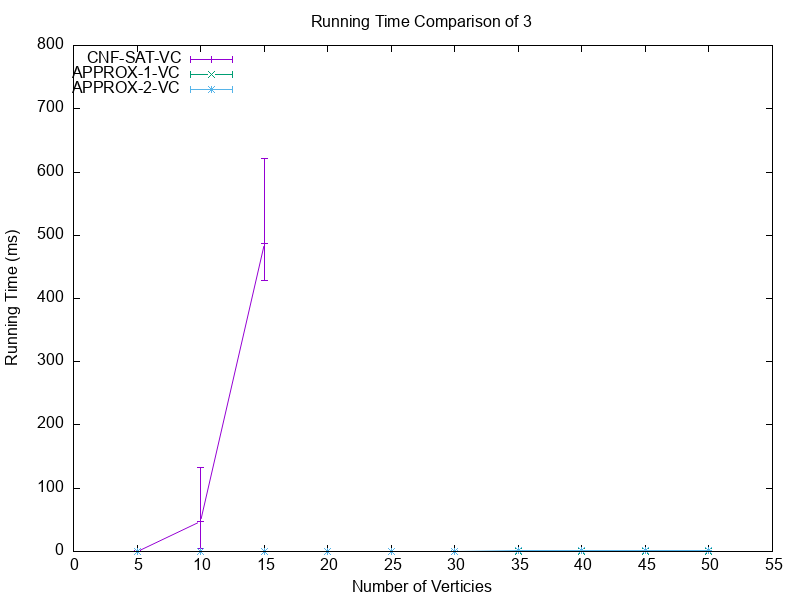

The script that saved this image:
set datafile separator ","
set xlabel "Number of Verticies"
set ylabel "Running Time (ms)" 
# set ylabel "Effective Ratio" 
set title "Running Time Comparison of 3"

# Set the range of the axes
set xrange [0:55]
set yrange [0:800]
set xtics 5
set ytics 100

# Define the style of the error regions
set style fill solid 0.5 border

# Set key left
set key left

# Plot the data from the CSV file with low and high y values
# plot "data.csv" using 1:2:3:4 with yerrorlines  title "CNF-SAT-VC"

set term png size 800,600
set output "RTC3.png"

plot 'Running Time Compare 3.csv' using 1:2:($3):($4) with yerrorlines title "CNF-SAT-VC" dt 1 lc 1 lt 16, \
     '' using 1:5:($6):($7) with yerrorlines title "APPROX-1-VC" dt 2 lc 2 lt 32, \
     '' using 1:8:($9):($10) with yerrorlines title "APPROX-2-VC" dt 3 lc 3 lt 32
